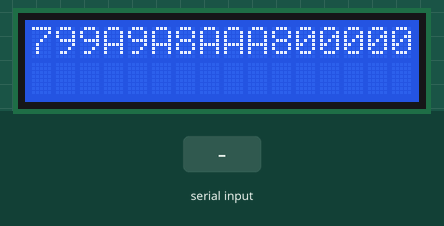
Simulated run of this sketch. Board: Arduino Uno, built with avr-gcc and run on an emulated ATmega328P. Shown: 16×2 character LCD. The test bench sets the inputs (shaded band).

Above: at 1.3 s.
1.4 s: "1" received over Serial
At 1.9 s:
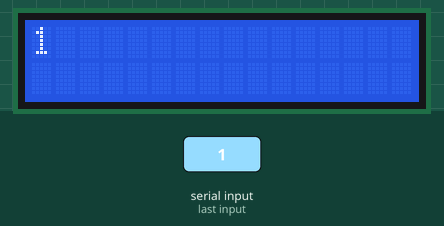
3.0 s: "0" received over Serial
At 4.3 s:
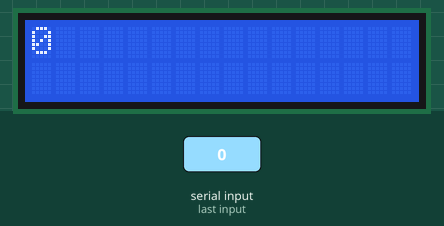
4.6 s: "2" received over Serial
At 5.6 s:
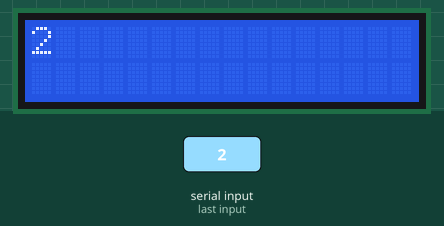
Timing chart, 0 to 7.6 s (numbered marks = the images above; inputs shaded):
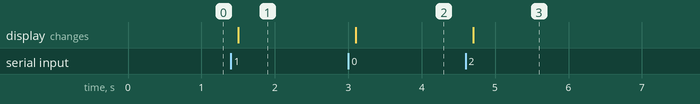

Measured:
- after the input at 1.4 s, the display: changes after 0.10 s (image 1)
- after the input at 3.0 s, the display: changes after 0.10 s (image 2)
- after the input at 4.6 s, the display: changes after 0.10 s (image 3)

The sketch:

SerialDisplay.ino
```cpp
#include <Wire.h>
#include <LiquidCrystal_I2C.h>

LiquidCrystal_I2C lcd(0x27, 16, 2);

void setup()
{
	int i = 0;

  char palavra[16] = "Temperatura";
  int temperatura = 11;
	lcd.begin(16,2);
  lcd.init();
  lcd.backlight();
  for(i = 0; i < 16; i++ ){
    lcd.setCursor(i, 0);
    lcd.print(palavra[i], temperatura);
  }
	// Initialize the serial port at a speed of 9600 baud
	Serial.begin(9600);
}

void loop()
{
	// If characters arrived over the serial port...
	if (Serial.available()) {
		// Wait a bit for the entire message to arrive
		delay(100);
		// Clear the screen
		lcd.clear();

		// Write all characters received with the serial port to the LCD.
		while (Serial.available() > 0) {
			lcd.write(Serial.read());
		}
	}
}
```
